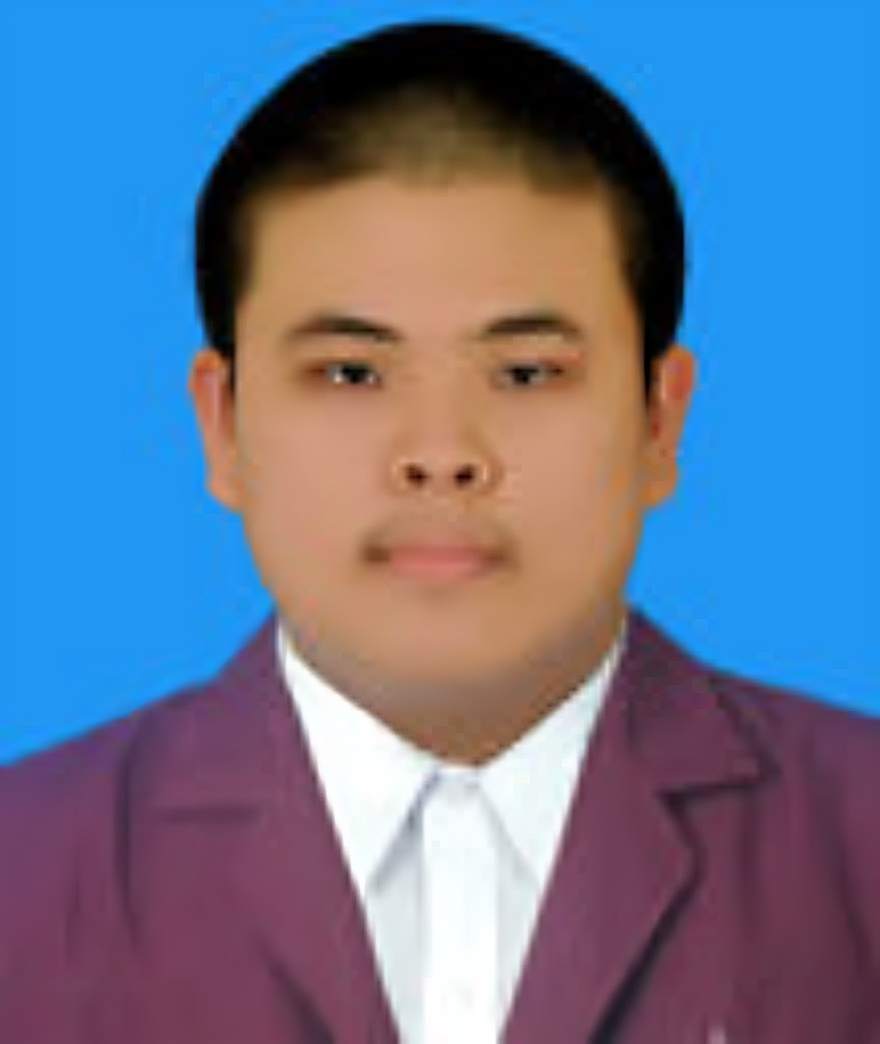
#> input picture facebank/ANDREAS_WIJAYA/ANDREAS.png, 880 x 1044 px; its folder holds only this picture in this run
$ python facebank.py
#> lines starting #> are read from the running program, lines starting #| are printed output that depends on the picture
#> further down, img is the input picture: shape (1044, 880, 3); mean B, G, R 149.1, 117.7, 99.5
### core/utils.py
import numpy as np
import cv2
from typing import NamedTuple, TypedDict, List, Tuple, Dict

class Coordinate(NamedTuple):
    x1: int
    y1: int
    x2: int
    y2: int

class TrackedCoordinate(NamedTuple):
    id: int
    coordinate: Coordinate

class LocalDescriptorResult(NamedTuple):
    keypoints: Tuple[cv2.KeyPoint]
    descriptor: np.ndarray

class Person(TypedDict):
    name: str
    images: List[np.ndarray]
    descriptors: Dict[str, List[LocalDescriptorResult]]  # descriptor_name: List of local descriptors result / (key, desc)


def resize_image(image: np.ndarray, target_height: int = 256) -> np.ndarray:
#> called with target_height = 256
    h, w = image.shape[:2]
#> h = 1044; w = 880
    scale = target_height / h
#> scale = 0.245
    new_width = int(w * scale)
#> new_width = 215
    resized_image = cv2.resize(image, (new_width, target_height), interpolation=cv2.INTER_AREA)
    return resized_image

### core/recognizer/sift_akaze_flann.py
import cv2
import numpy as np
from typing import Dict, List
from core.utils import resize_image, LocalDescriptorResult, Person


### Preprocess Image
clahe = cv2.createCLAHE(clipLimit=3.0, tileGridSize=(8, 8))

def _gamma_estimation(image_bgr: np.ndarray):
    hsv = cv2.cvtColor(image_bgr, cv2.COLOR_BGR2HSV)
    _, _, val = cv2.split(hsv)  # split into hue, sat, val [only use val]
    mid = .5
    mean = np.mean(val)
    gamma = np.log(mid * 255) / np.log(mean)
    return gamma

def _adjust_gamma(image, gamma=1.0):
    invGamma = 1.0 / gamma
    table = np.array([((i / 255.0) ** invGamma) * 255 for i in np.arange(0, 256)]).astype("uint8")
    return cv2.LUT(image, table)

def preprocess_image(image_bgr: np.ndarray, target_height: int = 256) -> np.ndarray:
#> called with target_height = 256
    image_gray = cv2.cvtColor(image_bgr, cv2.COLOR_BGR2GRAY)
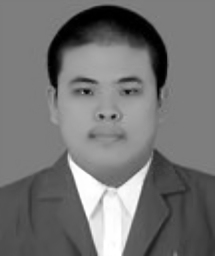
#> image_gray: shape (256, 215); min 0, max 255, mean 115.9
    image_gray = cv2.equalizeHist(image_gray)
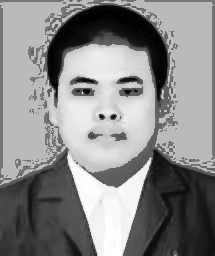
#> image_gray: shape (256, 215); min 0, max 255, mean 136.4
    image_gray = cv2.GaussianBlur(image_gray, (5, 5), 0)
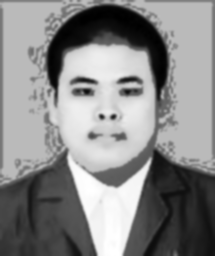
#> image_gray: shape (256, 215); min 0, max 255, mean 136.4

    image_gray = clahe.apply(image_gray)
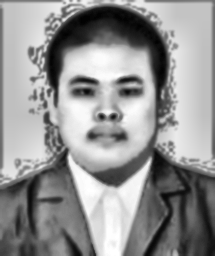
#> image_gray: shape (256, 215); min 1, max 255, mean 146.9

    approx_gamma = _gamma_estimation(image_bgr=image_bgr)
#> in _gamma_estimation, `hsv = cv2.cvtColor(image_bgr, cv2.COLOR_BGR2HSV)`: hsv: shape (256, 215, 3); mean H, S, V 92.2, 149.5, 175.4
#> in _gamma_estimation, `_, _, val = cv2.split(hsv)`:
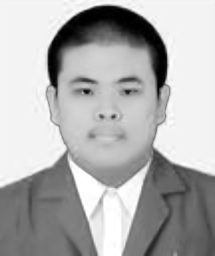
#> val: shape (256, 215); min 0, max 255, mean 175.4
#> in _gamma_estimation, `mean = np.mean(val)`: mean = 175.4
#> in _gamma_estimation, `gamma = np.log(mid * 255) / np.log(mean)`: gamma = 0.938
#> approx_gamma = 0.938
    image_gray = _adjust_gamma(image_gray, gamma=approx_gamma)
#> in _adjust_gamma, `invGamma = 1.0 / gamma`: invGamma = 1.07
#> in _adjust_gamma, `table = np.array([((i / 255.0) ** invGamma) * 255 for i in np.arange(0..`: table = 256 values from 0 to 255

    image_gray = resize_image(image_gray, target_height)
    return image_gray


### Local Descriptor
sift = cv2.SIFT_create()
def sift_descriptor_detect(image: np.ndarray) -> LocalDescriptorResult:
    keypoints, descriptors = sift.detectAndCompute(image, None)
#> keypoints = 354 keypoints; strongest (x, y, size): (112, 177, 16.5), (85, 87, 16), (102, 117, 4.6), (92, 136, 7.7)
    descriptors = np.float32(descriptors)
    return keypoints, descriptors

akaze = cv2.AKAZE_create()
def akaze_descriptor_detect(image: np.ndarray) -> LocalDescriptorResult:
    keypoints, descriptors = akaze.detectAndCompute(image, None)
    descriptors = np.float32(descriptors)
    return keypoints, descriptors


### Recognizer
flann_sift = cv2.FlannBasedMatcher(
    dict(algorithm=1, trees=3),
    dict(checks=5)
)
flann_akaze = cv2.FlannBasedMatcher(
    dict(algorithm=1, trees=3),
    dict(checks=5)
)

# [44 lines left out: function face_recognition, not called in this run]

### facebank.py
import os
import random
import cv2
from typing import Dict

from core.recognizer import sift_akaze_flann
from core.recognizer.sift_akaze_flann import sift_descriptor_detect, akaze_descriptor_detect
from core.utils import resize_image, Person

FACEBANK_PATH = "facebank/"  # base project

facebank: Dict[str, Person] = {}
for name in os.listdir(FACEBANK_PATH):
    if name.startswith("_"):
        continue
    namepath = os.path.join(FACEBANK_PATH, name)
    if os.path.isdir(namepath):
        for imgfn in os.listdir(namepath):
            _, ext = os.path.splitext(imgfn)
            if ext not in ('.jpeg', '.png', '.jpg'):
                continue

            imgpath = os.path.join(namepath, imgfn)
            img = cv2.imread(imgpath, None)
            img = resize_image(img, target_height=256)
            if name not in facebank:
                facebank[name] = Person(name=name, images=[], descriptors={})

            facebank[name]['images'].append(img)

            curr_desc = facebank[name]['descriptors']
            # SIFT + AKAZE
            if 'sift' not in curr_desc:
                curr_desc['sift'] = []
            if 'akaze' not in curr_desc:
                curr_desc['akaze'] = []

            sift_akaze_img = sift_akaze_flann.preprocess_image(image_bgr=img)
            sift_key, sift_desc = sift_descriptor_detect(sift_akaze_img)
#> sift_key has the same summary as keypoints in sift_descriptor_detect
            akaze_key, akaze_desc = akaze_descriptor_detect(sift_akaze_img)
#> in akaze_descriptor_detect, `keypoints, descriptors = akaze.detectAndCompute(image, None)`: keypoints = 188 keypoints; strongest (x, y, size): (91, 135, 8.1), (121, 136, 8.1), (119, 136, 11.4), (101, 117, 5.7)
#> akaze_key has the same summary as keypoints in akaze_descriptor_detect
            curr_desc['sift'].append((sift_key, sift_desc))
            curr_desc['akaze'].append((akaze_key, akaze_desc))
#> pass 2 of the loop `for name in os.listdir(FACEBANK_PATH):`:
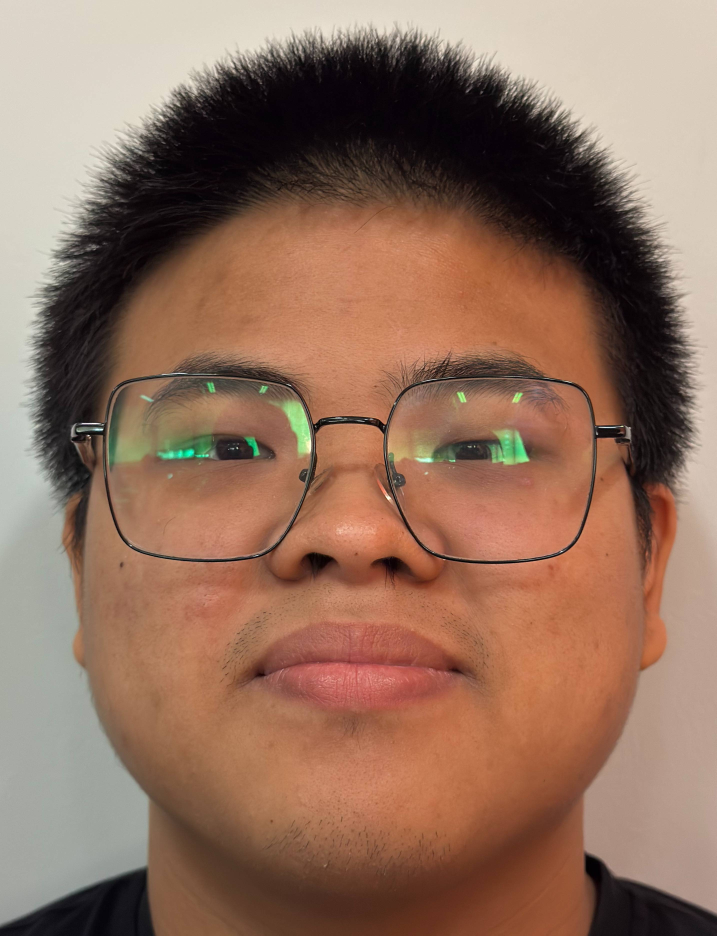
#> input picture facebank/ANDREAS_WIJAYA_GLASSES/front_1.jpg, 2866 x 3742 px (shown at 1/4 size)
#> img is the input picture: shape (3742, 2866, 3); mean B, G, R 93.8, 112.3, 146
#> resized_image: shape (256, 196, 3)
#> in preprocess_image (call 2), `image_gray = clahe.apply(image_gray)`:
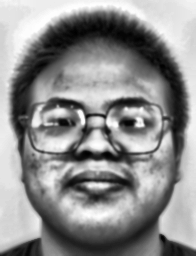
#> image_gray: shape (256, 196); min 1, max 255, mean 141.6
#> hsv: shape (256, 196, 3); mean H, S, V 31.1, 97.4, 146.6
#> in _gamma_estimation (call 2), `_, _, val = cv2.split(hsv)`:
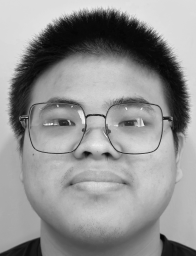
#> val: shape (256, 196); min 3, max 249, mean 146.6
#> mean = 146.6
#> gamma = 0.972
#> in sift_descriptor_detect (call 2), `keypoints, descriptors = sift.detectAndCompute(image, None)`: keypoints = 199 keypoints; strongest (x, y, size): (127, 124, 9.5), (60, 112, 7.4), (80, 113, 4.7), (106, 130, 6.5)
#> sift_key has the same summary as keypoints in sift_descriptor_detect
#> in akaze_descriptor_detect (call 2), `keypoints, descriptors = akaze.detectAndCompute(image, None)`: keypoints = 189 keypoints; strongest (x, y, size): (96, 142, 11.4), (128, 122, 8.1), (59, 111, 8.1), (106, 130, 8.1)
#> akaze_key has the same summary as keypoints in akaze_descriptor_detect


classes = []
image_dataset = []
for n, (name, person) in enumerate(facebank.items()):
    classes.append(name)
    for image in person['images']:
        image_dataset.append((image, n))

random.shuffle(image_dataset)
